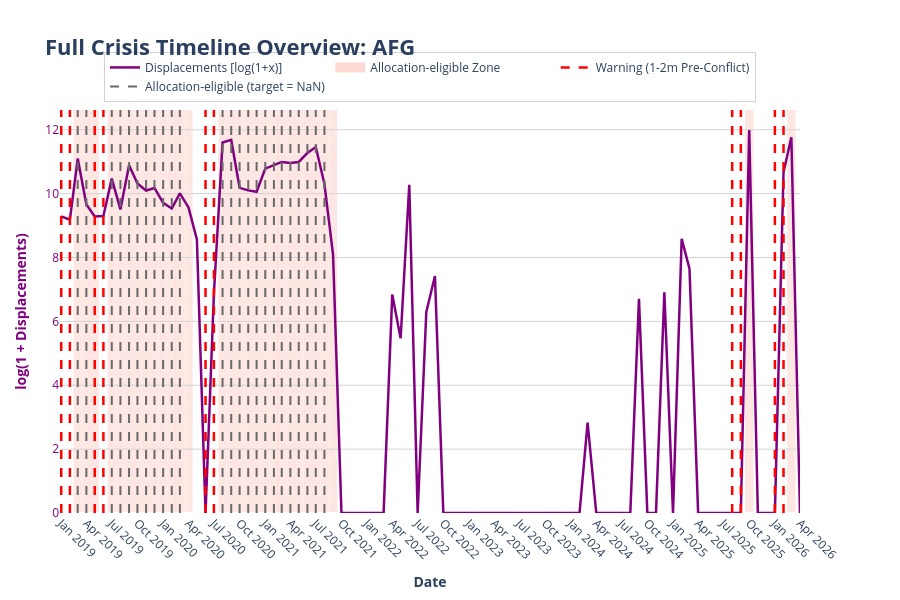

Here is the notebook cell this chart was saved with:
### Code cell
import pandas as pd
import numpy as np
import plotly.graph_objects as go

def plot_full_crisis_timeline(df, cerf_path, country_code):
    # 1. PREPARAR EL DATAFRAME PRINCIPAL
    if 'iso3' not in df.columns:
        df = df.reset_index()
        
    df_plot = df[df['iso3'] == country_code].copy()
    df_plot['month'] = pd.to_datetime(df_plot['month'])
    df_plot = df_plot.sort_values('month')
    
    if df_plot.empty:
        print(f"No hay datos en el DataFrame principal para el país: {country_code}")
        return

    # Transformación Log(1 + x) para desplazamientos
    df_plot['disp_log1p'] = np.log1p(df_plot['monthly_displacement'].fillna(0))

    # Extraer las fechas de alerta target_2m (marcadas a mitad de mes)
    if 'target_2m' in df_plot.columns:
        warning_months = df_plot[df_plot['target_2m'] == 1]['month']
        warning_dates = warning_months + pd.Timedelta(days=0)
    else:
        warning_dates = pd.Series(dtype='datetime64[ns]')
    
    # Fechas donde target_2m es NaN
    if 'target_2m' in df_plot.columns:
        nan_months = df_plot[df_plot['target_2m'].isna()]['month']
        nan_dates = nan_months + pd.Timedelta(days=0)
    else:
        nan_dates = pd.Series(dtype='datetime64[ns]')

    # 3. CREAR LA FIGURA INTERACTIVA
    fig = go.Figure()

    # --- B. Desplazamientos (Línea simple morada - Puesta en y1 para que NO desaparezca) ---
    fig.add_trace(go.Scatter(
        x=df_plot['month'],
        y=df_plot['disp_log1p'],
        customdata=df_plot['monthly_displacement'], 
        mode='lines', 
        name='Displacements [log(1+x)]',
        line=dict(color='purple', width=2.5),
        yaxis='y1',
        hovertemplate='<b>Date:</b> %{x|%b %Y}<br><b>Displacements (Real):</b> %{customdata:,.0f}<br><b>log(1+x):</b> %{y:.2f}<extra></extra>'
    ))

    # --- D. Zonas de Conflicto (Fondo sombreado salmón) ---
    if 'allocation-eligible' in df_plot.columns:
        conflict_months = df_plot[df_plot['allocation-eligible'] == 1]['month']
        for c_month in conflict_months:
            fig.add_vrect(
                x0=c_month - pd.Timedelta(days=15), 
                x1=c_month + pd.Timedelta(days=15),
                fillcolor="salmon",
                opacity=0.2,
                layer="below",
                line_width=0,
            )
        # Leyenda del conflicto
        fig.add_trace(go.Scatter(
            x=[None], y=[None], mode='lines', name='Allocation-eligible Zone',
            line=dict(color='salmon', width=10), opacity=0.3, yaxis='y1'
        ))

    # --- NUEVO: Condición >50k Desplazamientos (Fondo azul clarito) ---
    # Comprueba que tu columna se llame 'target'. Si se llama 'target_4m', cámbialo aquí.
    target_col = 'target' if 'target' in df_plot.columns else None
    if target_col:
        target_months = df_plot[df_plot[target_col] == 1]['month']
        for t_month in target_months:
            fig.add_vrect(
                x0=t_month - pd.Timedelta(days=15), 
                x1=t_month + pd.Timedelta(days=15),
                fillcolor="lightblue",
                opacity=0.3,
                layer="below",
                line_width=0,
            )
        fig.add_trace(go.Scatter(
            x=[None], y=[None], mode='lines', name='>50k Displacements (Target)',
            line=dict(color='lightblue', width=10), opacity=0.4, yaxis='y1'
        ))

    # --- F. Líneas conflict_2m (Líneas verticales rojas a rayas) ---
    if not warning_dates.empty:
        for w_date in warning_dates:
            fig.add_shape(
                type="line",
                x0=w_date, x1=w_date,
                y0=0, y1=1,
                xref="x", yref="paper",
                line=dict(width=2.5, dash="dash", color="red"),
            )
        # Leyenda de Alertas
        fig.add_trace(go.Scatter(
            x=[None], y=[None], mode='lines', name='Warning (1-2m Pre-Conflict)',
            line=dict(color='red', width=2.5, dash='dash'), yaxis='y1'
        ))

    # --- G. Líneas target_2m = NaN (gris oscuro a rayas) ---
    if not nan_dates.empty:
        for n_date in nan_dates:
            fig.add_shape(
                type="line",
                x0=n_date, x1=n_date,
                y0=0, y1=1,
                xref="x", yref="paper",
                line=dict(
                    width=2,
                    dash="dash",
                    color="dimgray"
                ),
            )

        # Leyenda
        fig.add_trace(go.Scatter(
            x=[None], y=[None],
            mode='lines',
            name='Allocation-eligible (target = NaN)',
            line=dict(
                color='dimgray',
                width=2,
                dash='dash'
            ),
            yaxis='y1'
        ))

    # --- 4. CONFIGURACIÓN DEL LAYOUT (Eliminados los ejes invisibles) ---
    fig.update_layout(
        title=dict(
            text=f'<b>Full Crisis Timeline Overview: {country_code}</b>',
            font=dict(size=22),
            x=0.05
        ),
        margin=dict(l=60, r=100, t=110, b=60), 
        height=600,
        plot_bgcolor='white',
        hovermode="closest",
        
        xaxis=dict(
            title=dict(text="<b>Date</b>"),
            showgrid=False,
            dtick="M3",
            tickformat="%b %Y",
            tickangle=45
        ),
        
        # Eje Y1: Ahora son los Desplazamientos
        yaxis=dict(
            title=dict(text="<b>log(1 + Displacements)</b>", font=dict(color="purple")),
            tickfont=dict(color="purple"),
            showgrid=True,
            gridcolor='lightgrey',
            rangemode="tozero"
        ),
        
        legend=dict(
            orientation="h",
            yanchor="bottom", y=1.02,
            xanchor="center", x=0.5,
            bgcolor='rgba(255,255,255,0.8)',
            bordercolor='lightgrey',
            borderwidth=1
        )
    )

    fig.show()

# --- EJECUCIÓN ---
plot_full_crisis_timeline(df_final, cerf_path="../data_clean/cerf_clean.csv", country_code="AFG")

### Figure 1 — Plotly figure (JSON) as saved in the notebook; plotly's stock layout.template omitted (floating-point values rounded to 4 significant figures)
{"data": [{"customdata": [10790.0, 9745.0, 66040.0, 15690.0, 10790.0, 10900.0, 35260.0, 13430.0, 53490.0, 30200.0, 24280.0, 26300.0, 16530.0, 13840.0, 22190.0, 14310.0, 5248.0, 0.0, 962.0, 109300.0, 118500.0, 26410.0, 24400.0, 23360.0, 48200.0, 53630.0, 59380.0, 57470.0, 59380.0, 78720.0, 94730.0, 29740.0, 3242.0, 0.0, 0.0, 0.0, 0.0, 0.0, 0.0, 932.2, 236.8, 29050.0, 0.0, 539.0, 1666.0, 0.0, 0.0, 0.0, 0.0, 0.0, 0.0, 0.0, 0.0, 0.0, 0.0, 0.0, 0.0, 0.0, 0.0, 0.0, 0.0, 0.0, 16.0, 0.0, 0.0, 0.0, 0.0, 0.0, 820.0, 0.0, 0.0, 1000.0, 0.0, 5359.0, 2106.0, 0.0, 0.0, 0.0, 0.0, 0.0, 0.0, 160800.0, 0.0, 0.0, 0.0, 42900.0, 128700.0, 0.0], "hovertemplate": "<b>Date:</b> %{x|%b %Y}<br><b>Displacements (Real):</b> %{customdata:,.0f}<br><b>log(1+x):</b> %{y:.2f}<extra></extra>", "line": {"color": "purple", "width": 2.5}, "mode": "lines", "name": "Displacements [log(1+x)]", "type": "scatter", "x": ["2019-01-01T00:00:00.000000", "2019-02-01T00:00:00.000000", "2019-03-01T00:00:00.000000", "2019-04-01T00:00:00.000000", "2019-05-01T00:00:00.000000", "2019-06-01T00:00:00.000000", "2019-07-01T00:00:00.000000", "2019-08-01T00:00:00.000000", "2019-09-01T00:00:00.000000", "2019-10-01T00:00:00.000000", "2019-11-01T00:00:00.000000", "2019-12-01T00:00:00.000000", "2020-01-01T00:00:00.000000", "2020-02-01T00:00:00.000000", "2020-03-01T00:00:00.000000", "2020-04-01T00:00:00.000000", "2020-05-01T00:00:00.000000", "2020-06-01T00:00:00.000000", "2020-07-01T00:00:00.000000", "2020-08-01T00:00:00.000000", "2020-09-01T00:00:00.000000", "2020-10-01T00:00:00.000000", "2020-11-01T00:00:00.000000", "2020-12-01T00:00:00.000000", "2021-01-01T00:00:00.000000", "2021-02-01T00:00:00.000000", "2021-03-01T00:00:00.000000", "2021-04-01T00:00:00.000000", "2021-05-01T00:00:00.000000", "2021-06-01T00:00:00.000000", "2021-07-01T00:00:00.000000", "2021-08-01T00:00:00.000000", "2021-09-01T00:00:00.000000", "2021-10-01T00:00:00.000000", "2021-11-01T00:00:00.000000", "2021-12-01T00:00:00.000000", "2022-01-01T00:00:00.000000", "2022-02-01T00:00:00.000000", "2022-03-01T00:00:00.000000", "2022-04-01T00:00:00.000000", "2022-05-01T00:00:00.000000", "2022-06-01T00:00:00.000000", "2022-07-01T00:00:00.000000", "2022-08-01T00:00:00.000000", "2022-09-01T00:00:00.000000", "2022-10-01T00:00:00.000000", "2022-11-01T00:00:00.000000", "2022-12-01T00:00:00.000000", "2023-01-01T00:00:00.000000", "2023-02-01T00:00:00.000000", "2023-03-01T00:00:00.000000", "2023-04-01T00:00:00.000000", "2023-05-01T00:00:00.000000", "2023-06-01T00:00:00.000000", "2023-07-01T00:00:00.000000", "2023-08-01T00:00:00.000000", "2023-09-01T00:00:00.000000", "2023-10-01T00:00:00.000000", "2023-11-01T00:00:00.000000", "2023-12-01T00:00:00.000000", "2024-01-01T00:00:00.000000", "2024-02-01T00:00:00.000000", "2024-03-01T00:00:00.000000", "2024-04-01T00:00:00.000000", "2024-05-01T00:00:00.000000", "2024-06-01T00:00:00.000000", "2024-07-01T00:00:00.000000", "2024-08-01T00:00:00.000000", "2024-09-01T00:00:00.000000", "2024-10-01T00:00:00.000000", "2024-11-01T00:00:00.000000", "2024-12-01T00:00:00.000000", "2025-01-01T00:00:00.000000", "2025-02-01T00:00:00.000000", "2025-03-01T00:00:00.000000", "2025-04-01T00:00:00.000000", "2025-05-01T00:00:00.000000", "2025-06-01T00:00:00.000000", "2025-07-01T00:00:00.000000", "2025-08-01T00:00:00.000000", "2025-09-01T00:00:00.000000", "2025-10-01T00:00:00.000000", "2025-11-01T00:00:00.000000", "2025-12-01T00:00:00.000000", "2026-01-01T00:00:00.000000", "2026-02-01T00:00:00.000000", "2026-03-01T00:00:00.000000", "2026-04-01T00:00:00.000000"], "y": [9.286, 9.185, 11.1, 9.661, 9.286, 9.297, 10.47, 9.505, 10.89, 10.32, 10.1, 10.18, 9.713, 9.535, 10.01, 9.569, 8.566, 0.0, 6.87, 11.6, 11.68, 10.18, 10.1, 10.06, 10.78, 10.89, 10.99, 10.96, 10.99, 11.27, 11.46, 10.3, 8.084, 0.0, 0.0, 0.0, 0.0, 0.0, 0.0, 6.839, 5.472, 10.28, 0.0, 6.292, 7.419, 0.0, 0.0, 0.0, 0.0, 0.0, 0.0, 0.0, 0.0, 0.0, 0.0, 0.0, 0.0, 0.0, 0.0, 0.0, 0.0, 0.0, 2.833, 0.0, 0.0, 0.0, 0.0, 0.0, 6.711, 0.0, 0.0, 6.909, 0.0, 8.587, 7.653, 0.0, 0.0, 0.0, 0.0, 0.0, 0.0, 11.99, 0.0, 0.0, 0.0, 10.67, 11.77, 0.0], "yaxis": "y"}, {"line": {"color": "salmon", "width": 10}, "mode": "lines", "name": "Allocation-eligible Zone", "opacity": 0.3, "type": "scatter", "x": [null], "y": [null], "yaxis": "y"}, {"line": {"color": "red", "dash": "dash", "width": 2.5}, "mode": "lines", "name": "Warning (1-2m Pre-Conflict)", "type": "scatter", "x": [null], "y": [null], "yaxis": "y"}, {"line": {"color": "dimgray", "dash": "dash", "width": 2}, "mode": "lines", "name": "Allocation-eligible (target = NaN)", "type": "scatter", "x": [null], "y": [null], "yaxis": "y"}], "layout": {"height": 600, "hovermode": "closest", "legend": {"bgcolor": "rgba(255,255,255,0.8)", "bordercolor": "lightgrey", "borderwidth": 1, "orientation": "h", "x": 0.5, "xanchor": "center", "y": 1.02, "yanchor": "bottom"}, "margin": {"b": 60, "l": 60, "r": 100, "t": 110}, "plot_bgcolor": "white", "shapes": [{"fillcolor": "salmon", "layer": "below", "line": {"width": 0}, "opacity": 0.2, "type": "rect", "x0": "2019-02-14T00:00:00", "x1": "2019-03-16T00:00:00", "xref": "x", "y0": 0, "y1": 1, "yref": "y domain"}, {"fillcolor": "salmon", "layer": "below", "line": {"width": 0}, "opacity": 0.2, "type": "rect", "x0": "2019-03-17T00:00:00", "x1": "2019-04-16T00:00:00", "xref": "x", "y0": 0, "y1": 1, "yref": "y domain"}, {"fillcolor": "salmon", "layer": "below", "line": {"width": 0}, "opacity": 0.2, "type": "rect", "x0": "2019-04-16T00:00:00", "x1": "2019-05-16T00:00:00", "xref": "x", "y0": 0, "y1": 1, "yref": "y domain"}, {"fillcolor": "salmon", "layer": "below", "line": {"width": 0}, "opacity": 0.2, "type": "rect", "x0": "2019-06-16T00:00:00", "x1": "2019-07-16T00:00:00", "xref": "x", "y0": 0, "y1": 1, "yref": "y domain"}, {"fillcolor": "salmon", "layer": "below", "line": {"width": 0}, "opacity": 0.2, "type": "rect", "x0": "2019-07-17T00:00:00", "x1": "2019-08-16T00:00:00", "xref": "x", "y0": 0, "y1": 1, "yref": "y domain"}, {"fillcolor": "salmon", "layer": "below", "line": {"width": 0}, "opacity": 0.2, "type": "rect", "x0": "2019-08-17T00:00:00", "x1": "2019-09-16T00:00:00", "xref": "x", "y0": 0, "y1": 1, "yref": "y domain"}, {"fillcolor": "salmon", "layer": "below", "line": {"width": 0}, "opacity": 0.2, "type": "rect", "x0": "2019-09-16T00:00:00", "x1": "2019-10-16T00:00:00", "xref": "x", "y0": 0, "y1": 1, "yref": "y domain"}, {"fillcolor": "salmon", "layer": "below", "line": {"width": 0}, "opacity": 0.2, "type": "rect", "x0": "2019-10-17T00:00:00", "x1": "2019-11-16T00:00:00", "xref": "x", "y0": 0, "y1": 1, "yref": "y domain"}, {"fillcolor": "salmon", "layer": "below", "line": {"width": 0}, "opacity": 0.2, "type": "rect", "x0": "2019-11-16T00:00:00", "x1": "2019-12-16T00:00:00", "xref": "x", "y0": 0, "y1": 1, "yref": "y domain"}, {"fillcolor": "salmon", "layer": "below", "line": {"width": 0}, "opacity": 0.2, "type": "rect", "x0": "2019-12-17T00:00:00", "x1": "2020-01-16T00:00:00", "xref": "x", "y0": 0, "y1": 1, "yref": "y domain"}, {"fillcolor": "salmon", "layer": "below", "line": {"width": 0}, "opacity": 0.2, "type": "rect", "x0": "2020-01-17T00:00:00", "x1": "2020-02-16T00:00:00", "xref": "x", "y0": 0, "y1": 1, "yref": "y domain"}, {"fillcolor": "salmon", "layer": "below", "line": {"width": 0}, "opacity": 0.2, "type": "rect", "x0": "2020-02-15T00:00:00", "x1": "2020-03-16T00:00:00", "xref": "x", "y0": 0, "y1": 1, "yref": "y domain"}, {"fillcolor": "salmon", "layer": "below", "line": {"width": 0}, "opacity": 0.2, "type": "rect", "x0": "2020-03-17T00:00:00", "x1": "2020-04-16T00:00:00", "xref": "x", "y0": 0, "y1": 1, "yref": "y domain"}, {"fillcolor": "salmon", "layer": "below", "line": {"width": 0}, "opacity": 0.2, "type": "rect", "x0": "2020-07-17T00:00:00", "x1": "2020-08-16T00:00:00", "xref": "x", "y0": 0, "y1": 1, "yref": "y domain"}, {"fillcolor": "salmon", "layer": "below", "line": {"width": 0}, "opacity": 0.2, "type": "rect", "x0": "2020-08-17T00:00:00", "x1": "2020-09-16T00:00:00", "xref": "x", "y0": 0, "y1": 1, "yref": "y domain"}, {"fillcolor": "salmon", "layer": "below", "line": {"width": 0}, "opacity": 0.2, "type": "rect", "x0": "2020-09-16T00:00:00", "x1": "2020-10-16T00:00:00", "xref": "x", "y0": 0, "y1": 1, "yref": "y domain"}, {"fillcolor": "salmon", "layer": "below", "line": {"width": 0}, "opacity": 0.2, "type": "rect", "x0": "2020-10-17T00:00:00", "x1": "2020-11-16T00:00:00", "xref": "x", "y0": 0, "y1": 1, "yref": "y domain"}, {"fillcolor": "salmon", "layer": "below", "line": {"width": 0}, "opacity": 0.2, "type": "rect", "x0": "2020-11-16T00:00:00", "x1": "2020-12-16T00:00:00", "xref": "x", "y0": 0, "y1": 1, "yref": "y domain"}, {"fillcolor": "salmon", "layer": "below", "line": {"width": 0}, "opacity": 0.2, "type": "rect", "x0": "2020-12-17T00:00:00", "x1": "2021-01-16T00:00:00", "xref": "x", "y0": 0, "y1": 1, "yref": "y domain"}, {"fillcolor": "salmon", "layer": "below", "line": {"width": 0}, "opacity": 0.2, "type": "rect", "x0": "2021-01-17T00:00:00", "x1": "2021-02-16T00:00:00", "xref": "x", "y0": 0, "y1": 1, "yref": "y domain"}, {"fillcolor": "salmon", "layer": "below", "line": {"width": 0}, "opacity": 0.2, "type": "rect", "x0": "2021-02-14T00:00:00", "x1": "2021-03-16T00:00:00", "xref": "x", "y0": 0, "y1": 1, "yref": "y domain"}, {"fillcolor": "salmon", "layer": "below", "line": {"width": 0}, "opacity": 0.2, "type": "rect", "x0": "2021-03-17T00:00:00", "x1": "2021-04-16T00:00:00", "xref": "x", "y0": 0, "y1": 1, "yref": "y domain"}, {"fillcolor": "salmon", "layer": "below", "line": {"width": 0}, "opacity": 0.2, "type": "rect", "x0": "2021-04-16T00:00:00", "x1": "2021-05-16T00:00:00", "xref": "x", "y0": 0, "y1": 1, "yref": "y domain"}, {"fillcolor": "salmon", "layer": "below", "line": {"width": 0}, "opacity": 0.2, "type": "rect", "x0": "2021-05-17T00:00:00", "x1": "2021-06-16T00:00:00", "xref": "x", "y0": 0, "y1": 1, "yref": "y domain"}, {"fillcolor": "salmon", "layer": "below", "line": {"width": 0}, "opacity": 0.2, "type": "rect", "x0": "2021-06-16T00:00:00", "x1": "2021-07-16T00:00:00", "xref": "x", "y0": 0, "y1": 1, "yref": "y domain"}, {"fillcolor": "salmon", "layer": "below", "line": {"width": 0}, "opacity": 0.2, "type": "rect", "x0": "2021-07-17T00:00:00", "x1": "2021-08-16T00:00:00", "xref": "x", "y0": 0, "y1": 1, "yref": "y domain"}, {"fillcolor": "salmon", "layer": "below", "line": {"width": 0}, "opacity": 0.2, "type": "rect", "x0": "2021-08-17T00:00:00", "x1": "2021-09-16T00:00:00", "xref": "x", "y0": 0, "y1": 1, "yref": "y domain"}, {"fillcolor": "salmon", "layer": "below", "line": {"width": 0}, "opacity": 0.2, "type": "rect", "x0": "2025-09-16T00:00:00", "x1": "2025-10-16T00:00:00", "xref": "x", "y0": 0, "y1": 1, "yref": "y domain"}, {"fillcolor": "salmon", "layer": "below", "line": {"width": 0}, "opacity": 0.2, "type": "rect", "x0": "2026-02-14T00:00:00", "x1": "2026-03-16T00:00:00", "xref": "x", "y0": 0, "y1": 1, "yref": "y domain"}, {"line": {"color": "red", "dash": "dash", "width": 2.5}, "type": "line", "x0": "2019-01-01T00:00:00", "x1": "2019-01-01T00:00:00", "xref": "x", "y0": 0, "y1": 1, "yref": "paper"}, {"line": {"color": "red", "dash": "dash", "width": 2.5}, "type": "line", "x0": "2019-02-01T00:00:00", "x1": "2019-02-01T00:00:00", "xref": "x", "y0": 0, "y1": 1, "yref": "paper"}, {"line": {"color": "red", "dash": "dash", "width": 2.5}, "type": "line", "x0": "2019-05-01T00:00:00", "x1": "2019-05-01T00:00:00", "xref": "x", "y0": 0, "y1": 1, "yref": "paper"}, {"line": {"color": "red", "dash": "dash", "width": 2.5}, "type": "line", "x0": "2019-06-01T00:00:00", "x1": "2019-06-01T00:00:00", "xref": "x", "y0": 0, "y1": 1, "yref": "paper"}, {"line": {"color": "red", "dash": "dash", "width": 2.5}, "type": "line", "x0": "2020-06-01T00:00:00", "x1": "2020-06-01T00:00:00", "xref": "x", "y0": 0, "y1": 1, "yref": "paper"}, {"line": {"color": "red", "dash": "dash", "width": 2.5}, "type": "line", "x0": "2020-07-01T00:00:00", "x1": "2020-07-01T00:00:00", "xref": "x", "y0": 0, "y1": 1, "yref": "paper"}, {"line": {"color": "red", "dash": "dash", "width": 2.5}, "type": "line", "x0": "2025-08-01T00:00:00", "x1": "2025-08-01T00:00:00", "xref": "x", "y0": 0, "y1": 1, "yref": "paper"}, {"line": {"color": "red", "dash": "dash", "width": 2.5}, "type": "line", "x0": "2025-09-01T00:00:00", "x1": "2025-09-01T00:00:00", "xref": "x", "y0": 0, "y1": 1, "yref": "paper"}, {"line": {"color": "red", "dash": "dash", "width": 2.5}, "type": "line", "x0": "2026-01-01T00:00:00", "x1": "2026-01-01T00:00:00", "xref": "x", "y0": 0, "y1": 1, "yref": "paper"}, {"line": {"color": "red", "dash": "dash", "width": 2.5}, "type": "line", "x0": "2026-02-01T00:00:00", "x1": "2026-02-01T00:00:00", "xref": "x", "y0": 0, "y1": 1, "yref": "paper"}, {"line": {"color": "dimgray", "dash": "dash", "width": 2}, "type": "line", "x0": "2019-03-01T00:00:00", "x1": "2019-03-01T00:00:00", "xref": "x", "y0": 0, "y1": 1, "yref": "paper"}, {"line": {"color": "dimgray", "dash": "dash", "width": 2}, "type": "line", "x0": "2019-04-01T00:00:00", "x1": "2019-04-01T00:00:00", "xref": "x", "y0": 0, "y1": 1, "yref": "paper"}, {"line": {"color": "dimgray", "dash": "dash", "width": 2}, "type": "line", "x0": "2019-07-01T00:00:00", "x1": "2019-07-01T00:00:00", "xref": "x", "y0": 0, "y1": 1, "yref": "paper"}, {"line": {"color": "dimgray", "dash": "dash", "width": 2}, "type": "line", "x0": "2019-08-01T00:00:00", "x1": "2019-08-01T00:00:00", "xref": "x", "y0": 0, "y1": 1, "yref": "paper"}, {"line": {"color": "dimgray", "dash": "dash", "width": 2}, "type": "line", "x0": "2019-09-01T00:00:00", "x1": "2019-09-01T00:00:00", "xref": "x", "y0": 0, "y1": 1, "yref": "paper"}, {"line": {"color": "dimgray", "dash": "dash", "width": 2}, "type": "line", "x0": "2019-10-01T00:00:00", "x1": "2019-10-01T00:00:00", "xref": "x", "y0": 0, "y1": 1, "yref": "paper"}, {"line": {"color": "dimgray", "dash": "dash", "width": 2}, "type": "line", "x0": "2019-11-01T00:00:00", "x1": "2019-11-01T00:00:00", "xref": "x", "y0": 0, "y1": 1, "yref": "paper"}, {"line": {"color": "dimgray", "dash": "dash", "width": 2}, "type": "line", "x0": "2019-12-01T00:00:00", "x1": "2019-12-01T00:00:00", "xref": "x", "y0": 0, "y1": 1, "yref": "paper"}, {"line": {"color": "dimgray", "dash": "dash", "width": 2}, "type": "line", "x0": "2020-01-01T00:00:00", "x1": "2020-01-01T00:00:00", "xref": "x", "y0": 0, "y1": 1, "yref": "paper"}, {"line": {"color": "dimgray", "dash": "dash", "width": 2}, "type": "line", "x0": "2020-02-01T00:00:00", "x1": "2020-02-01T00:00:00", "xref": "x", "y0": 0, "y1": 1, "yref": "paper"}, {"line": {"color": "dimgray", "dash": "dash", "width": 2}, "type": "line", "x0": "2020-03-01T00:00:00", "x1": "2020-03-01T00:00:00", "xref": "x", "y0": 0, "y1": 1, "yref": "paper"}, {"line": {"color": "dimgray", "dash": "dash", "width": 2}, "type": "line", "x0": "2020-08-01T00:00:00", "x1": "2020-08-01T00:00:00", "xref": "x", "y0": 0, "y1": 1, "yref": "paper"}, {"line": {"color": "dimgray", "dash": "dash", "width": 2}, "type": "line", "x0": "2020-09-01T00:00:00", "x1": "2020-09-01T00:00:00", "xref": "x", "y0": 0, "y1": 1, "yref": "paper"}, {"line": {"color": "dimgray", "dash": "dash", "width": 2}, "type": "line", "x0": "2020-10-01T00:00:00", "x1": "2020-10-01T00:00:00", "xref": "x", "y0": 0, "y1": 1, "yref": "paper"}, {"line": {"color": "dimgray", "dash": "dash", "width": 2}, "type": "line", "x0": "2020-11-01T00:00:00", "x1": "2020-11-01T00:00:00", "xref": "x", "y0": 0, "y1": 1, "yref": "paper"}, {"line": {"color": "dimgray", "dash": "dash", "width": 2}, "type": "line", "x0": "2020-12-01T00:00:00", "x1": "2020-12-01T00:00:00", "xref": "x", "y0": 0, "y1": 1, "yref": "paper"}, {"line": {"color": "dimgray", "dash": "dash", "width": 2}, "type": "line", "x0": "2021-01-01T00:00:00", "x1": "2021-01-01T00:00:00", "xref": "x", "y0": 0, "y1": 1, "yref": "paper"}, {"line": {"color": "dimgray", "dash": "dash", "width": 2}, "type": "line", "x0": "2021-02-01T00:00:00", "x1": "2021-02-01T00:00:00", "xref": "x", "y0": 0, "y1": 1, "yref": "paper"}, {"line": {"color": "dimgray", "dash": "dash", "width": 2}, "type": "line", "x0": "2021-03-01T00:00:00", "x1": "2021-03-01T00:00:00", "xref": "x", "y0": 0, "y1": 1, "yref": "paper"}, {"line": {"color": "dimgray", "dash": "dash", "width": 2}, "type": "line", "x0": "2021-04-01T00:00:00", "x1": "2021-04-01T00:00:00", "xref": "x", "y0": 0, "y1": 1, "yref": "paper"}, {"line": {"color": "dimgray", "dash": "dash", "width": 2}, "type": "line", "x0": "2021-05-01T00:00:00", "x1": "2021-05-01T00:00:00", "xref": "x", "y0": 0, "y1": 1, "yref": "paper"}, {"line": {"color": "dimgray", "dash": "dash", "width": 2}, "type": "line", "x0": "2021-06-01T00:00:00", "x1": "2021-06-01T00:00:00", "xref": "x", "y0": 0, "y1": 1, "yref": "paper"}, {"line": {"color": "dimgray", "dash": "dash", "width": 2}, "type": "line", "x0": "2021-07-01T00:00:00", "x1": "2021-07-01T00:00:00", "xref": "x", "y0": 0, "y1": 1, "yref": "paper"}, {"line": {"color": "dimgray", "dash": "dash", "width": 2}, "type": "line", "x0": "2021-08-01T00:00:00", "x1": "2021-08-01T00:00:00", "xref": "x", "y0": 0, "y1": 1, "yref": "paper"}], "title": {"font": {"size": 22}, "text": "<b>Full Crisis Timeline Overview: AFG</b>", "x": 0.05}, "xaxis": {"dtick": "M3", "showgrid": false, "tickangle": 45, "tickformat": "%b %Y", "title": {"text": "<b>Date</b>"}}, "yaxis": {"gridcolor": "lightgrey", "rangemode": "tozero", "showgrid": true, "tickfont": {"color": "purple"}, "title": {"font": {"color": "purple"}, "text": "<b>log(1 + Displacements)</b>"}}}}
